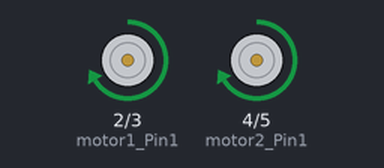
A sketch run on a simulated Arduino Uno, built with avr-gcc and run on an emulated ATmega328P. Shown: motor-driver pin pairs drawn as motors (green arrow = first pin HIGH = forward, orange = second pin HIGH = backward, longer = more drive, scaled by the enable pin).

Above: at 0.1 s.
At 1.4 s:
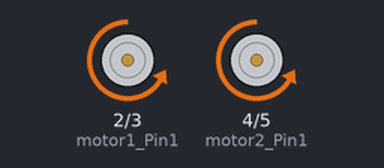
At 2.2 s:
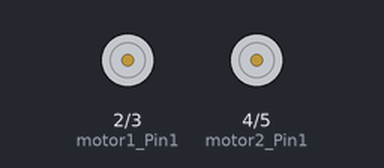
Timing chart, 0 to 3.7 s (numbered marks = the images above):
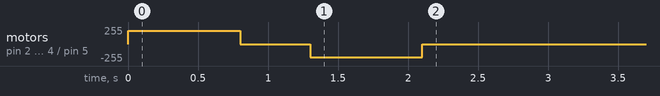

The sketch:

90_degree_test.ino
```cpp
int motor1_Pin1 = 2;
int motor1_Pin2 = 3;

int motor2_Pin1 = 4;
int motor2_Pin2 = 5;

int motor1_speed = 9;
int motor2_speed = 10;


void setup() {
  // put your setup code here, to run once:
  pinMode(motor1_Pin1, OUTPUT);
  pinMode(motor1_Pin2, OUTPUT);
  pinMode(motor2_Pin1, OUTPUT);
  pinMode(motor2_Pin2, OUTPUT);

  pinMode(motor1_speed, OUTPUT);
  pinMode(motor2_speed, OUTPUT);

  left90();
  delay(500);
  right90();
}

void loop() {

}

void stop() {
  digitalWrite(motor1_Pin1, LOW);
  digitalWrite(motor1_Pin2, LOW);
  digitalWrite(motor2_Pin1, LOW);
  digitalWrite(motor2_Pin2, LOW);
  analogWrite(motor2_speed, 0);
  analogWrite(motor1_speed, 0);
}

void forward() {
  digitalWrite(motor1_Pin1, LOW);
  digitalWrite(motor1_Pin2, HIGH);
  digitalWrite(motor2_Pin1, HIGH);
  digitalWrite(motor2_Pin2, LOW);
  analogWrite(motor2_speed, 180);
  analogWrite(motor1_speed, 180);
}

void reverse() {
  digitalWrite(motor1_Pin1, HIGH);
  digitalWrite(motor1_Pin2, LOW);
  digitalWrite(motor2_Pin1, LOW);
  digitalWrite(motor2_Pin2, HIGH);
  analogWrite(motor2_speed, 180);
  analogWrite(motor1_speed, 180);
}

void right() {
  digitalWrite(motor1_Pin1, LOW);
  digitalWrite(motor1_Pin2, HIGH);
  digitalWrite(motor2_Pin1, LOW);
  digitalWrite(motor2_Pin2, HIGH);
  analogWrite(motor2_speed, 150);
  analogWrite(motor1_speed, 150);
}

void left() {
  digitalWrite(motor1_Pin1, HIGH);
  digitalWrite(motor1_Pin2, LOW);
  digitalWrite(motor2_Pin1, HIGH);
  digitalWrite(motor2_Pin2, LOW);
  analogWrite(motor2_speed, 150);
  analogWrite(motor1_speed, 150);
}

void left90() {
  digitalWrite(motor1_Pin1, HIGH);
  digitalWrite(motor1_Pin2, LOW);
  digitalWrite(motor2_Pin1, HIGH);
  digitalWrite(motor2_Pin2, LOW);
  analogWrite(motor2_speed, 200);
  analogWrite(motor1_speed, 200);
  delay(800);
  stop();
}

void right90() {
  digitalWrite(motor1_Pin1, LOW);
  digitalWrite(motor1_Pin2, HIGH);
  digitalWrite(motor2_Pin1, LOW);
  digitalWrite(motor2_Pin2, HIGH);
  analogWrite(motor2_speed, 200);
  analogWrite(motor1_speed, 200);
  delay(800);
  stop();
}
```
